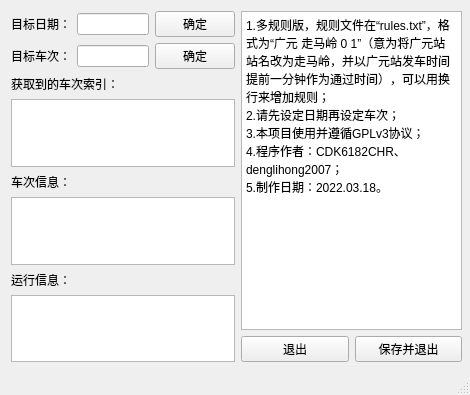
<?xml version="1.0" encoding="UTF-8"?>
<ui version="4.0">
 <class>MainWindow</class>
 <widget class="QMainWindow" name="MainWindow">
  <property name="geometry">
   <rect>
    <x>0</x>
    <y>0</y>
    <width>470</width>
    <height>395</height>
   </rect>
  </property>
  <property name="windowTitle">
   <string>Parsing 12306 U48</string>
  </property>
  <widget class="QWidget" name="centralwidget">
   <widget class="QWidget" name="">
    <property name="geometry">
     <rect>
      <x>11</x>
      <y>11</y>
      <width>451</width>
      <height>351</height>
     </rect>
    </property>
    <layout class="QHBoxLayout" name="horizontalLayout_2">
     <item>
      <layout class="QVBoxLayout" name="verticalLayout_3">
       <item>
        <layout class="QGridLayout" name="gridLayout">
         <item row="0" column="0">
          <widget class="QLabel" name="label">
           <property name="text">
            <string>目标日期：</string>
           </property>
          </widget>
         </item>
         <item row="0" column="1">
          <widget class="QLineEdit" name="date"/>
         </item>
         <item row="0" column="2">
          <widget class="QPushButton" name="sure_date">
           <property name="text">
            <string>确定</string>
           </property>
          </widget>
         </item>
         <item row="1" column="0">
          <widget class="QLabel" name="label_2">
           <property name="text">
            <string>目标车次：</string>
           </property>
          </widget>
         </item>
         <item row="1" column="1">
          <widget class="QLineEdit" name="train_number"/>
         </item>
         <item row="1" column="2">
          <widget class="QPushButton" name="sure_train_number">
           <property name="text">
            <string>确定</string>
           </property>
          </widget>
         </item>
        </layout>
       </item>
       <item>
        <layout class="QVBoxLayout" name="verticalLayout_2">
         <item>
          <widget class="QLabel" name="label_3">
           <property name="text">
            <string>获取到的车次索引：</string>
           </property>
          </widget>
         </item>
         <item>
          <widget class="QTextBrowser" name="search_info"/>
         </item>
         <item>
          <widget class="QLabel" name="label_5">
           <property name="text">
            <string>车次信息：</string>
           </property>
          </widget>
         </item>
         <item>
          <widget class="QTextBrowser" name="train_show"/>
         </item>
         <item>
          <widget class="QLabel" name="label_6">
           <property name="text">
            <string>运行信息：</string>
           </property>
          </widget>
         </item>
         <item>
          <widget class="QTextBrowser" name="log">
           <property name="html">
            <string>&lt;!DOCTYPE HTML PUBLIC &quot;-//W3C//DTD HTML 4.0//EN&quot; &quot;http://www.w3.org/TR/REC-html40/strict.dtd&quot;&gt;
&lt;html&gt;&lt;head&gt;&lt;meta name=&quot;qrichtext&quot; content=&quot;1&quot; /&gt;&lt;style type=&quot;text/css&quot;&gt;
p, li { white-space: pre-wrap; }
&lt;/style&gt;&lt;/head&gt;&lt;body style=&quot; font-family:'SimSun'; font-size:9pt; font-weight:400; font-style:normal;&quot;&gt;
&lt;p style=&quot;-qt-paragraph-type:empty; margin-top:0px; margin-bottom:0px; margin-left:0px; margin-right:0px; -qt-block-indent:0; text-indent:0px;&quot;&gt;&lt;br /&gt;&lt;/p&gt;&lt;/body&gt;&lt;/html&gt;</string>
           </property>
          </widget>
         </item>
        </layout>
       </item>
      </layout>
     </item>
     <item>
      <layout class="QVBoxLayout" name="verticalLayout">
       <item>
        <widget class="QTextBrowser" name="textBrowser">
         <property name="html">
          <string>&lt;!DOCTYPE HTML PUBLIC &quot;-//W3C//DTD HTML 4.0//EN&quot; &quot;http://www.w3.org/TR/REC-html40/strict.dtd&quot;&gt;
&lt;html&gt;&lt;head&gt;&lt;meta name=&quot;qrichtext&quot; content=&quot;1&quot; /&gt;&lt;style type=&quot;text/css&quot;&gt;
p, li { white-space: pre-wrap; }
&lt;/style&gt;&lt;/head&gt;&lt;body style=&quot; font-family:'SimSun'; font-size:9pt; font-weight:400; font-style:normal;&quot;&gt;
&lt;p style=&quot; margin-top:0px; margin-bottom:0px; margin-left:0px; margin-right:0px; -qt-block-indent:0; text-indent:0px;&quot;&gt;1.多规则版，规则文件在“rules.txt”，格式为“广元 走马岭 0 1”（意为将广元站站名改为走马岭，并以广元站发车时间提前一分钟作为通过时间），可以用换行来增加规则；&lt;/p&gt;
&lt;p style=&quot; margin-top:0px; margin-bottom:0px; margin-left:0px; margin-right:0px; -qt-block-indent:0; text-indent:0px;&quot;&gt;2.请先设定日期再设定车次；&lt;/p&gt;
&lt;p style=&quot; margin-top:0px; margin-bottom:0px; margin-left:0px; margin-right:0px; -qt-block-indent:0; text-indent:0px;&quot;&gt;3.本项目使用并遵循GPLv3协议；&lt;/p&gt;
&lt;p style=&quot; margin-top:0px; margin-bottom:0px; margin-left:0px; margin-right:0px; -qt-block-indent:0; text-indent:0px;&quot;&gt;4.程序作者：CDK6182CHR、denglihong2007；&lt;/p&gt;
&lt;p style=&quot; margin-top:0px; margin-bottom:0px; margin-left:0px; margin-right:0px; -qt-block-indent:0; text-indent:0px;&quot;&gt;5.制作日期：2022.03.18。&lt;/p&gt;&lt;/body&gt;&lt;/html&gt;</string>
         </property>
        </widget>
       </item>
       <item>
        <layout class="QHBoxLayout" name="horizontalLayout">
         <item>
          <widget class="QPushButton" name="quit">
           <property name="text">
            <string>退出</string>
           </property>
          </widget>
         </item>
         <item>
          <widget class="QPushButton" name="save_quit">
           <property name="text">
            <string>保存并退出</string>
           </property>
          </widget>
         </item>
        </layout>
       </item>
      </layout>
     </item>
    </layout>
   </widget>
  </widget>
  <widget class="QMenuBar" name="menubar">
   <property name="geometry">
    <rect>
     <x>0</x>
     <y>0</y>
     <width>470</width>
     <height>23</height>
    </rect>
   </property>
  </widget>
  <widget class="QStatusBar" name="statusbar"/>
 </widget>
 <resources/>
 <connections/>
</ui>
